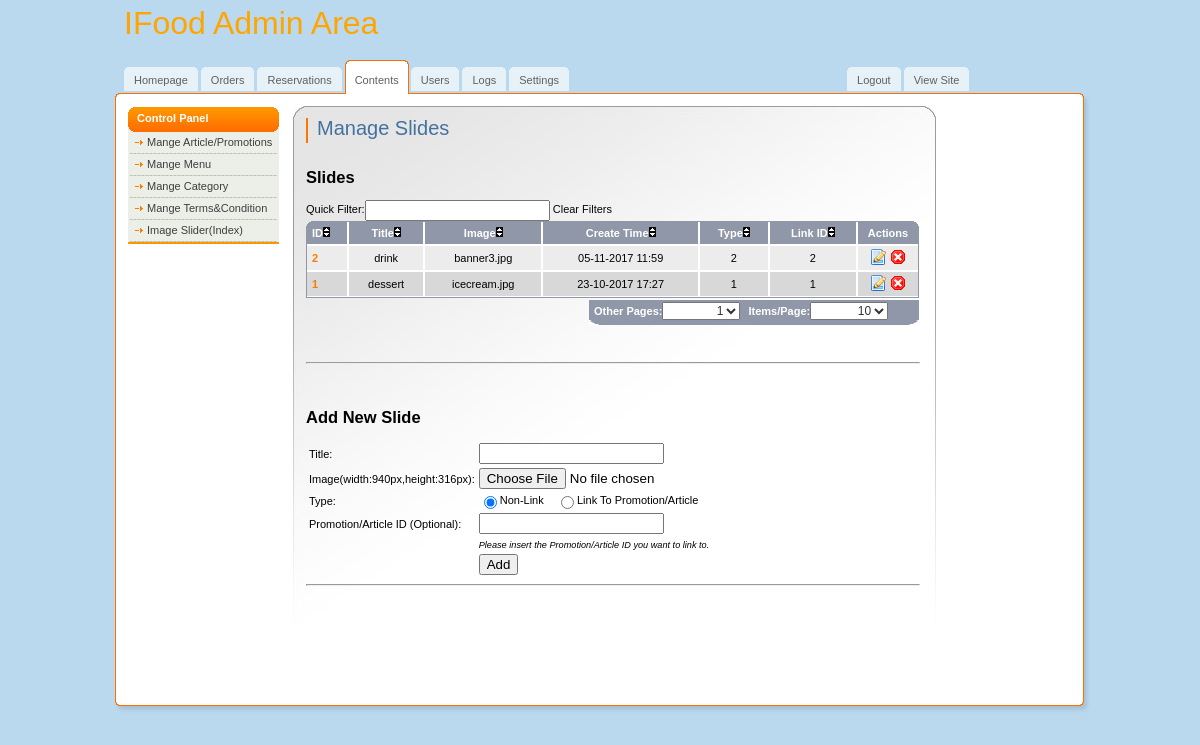
Screenshot of /admin/slider.php (signed in) with the database file from the repository.
### tables this page shows
CREATE TABLE `slide_show` (
  `id` int(11) NOT NULL AUTO_INCREMENT,
  `title` varchar(200) DEFAULT NULL,
  `image` varchar(100) DEFAULT NULL,
  `type` varchar(100) DEFAULT NULL,
  `link_id` int(11) DEFAULT NULL,
  `create_time` datetime DEFAULT NULL,
  PRIMARY KEY (`id`)
);

### admin/slider.php (the view, shortened to what this page needs)
<?php
if ($_SESSION['role']==3){
    header('Location: no_permission.php');
}else if(!isset($_SESSION['role'])){
    header('Location:login.php');
}else{
    include 'dbFunctions.php';
    require_once('paginator.class.php');
$queryNum = "SELECT COUNT(*) FROM slide_show";
$results = mysqli_query($link, $queryNum) or die(mysqli_error($link));
$num_rows=mysqli_fetch_row($results);
$pages = new Paginator;
$pages->items_total = $num_rows[0];
$pages->mid_range = 9;
$pages->paginate();
if($num_rows[0]==0){
$query = "SELECT * FROM slide_show  ORDER BY create_time DESC";
}else{
    $query = "SELECT * FROM slide_show  ORDER BY create_time DESC $pages->limit ";
}
$result = mysqli_query($link, $query) or die(mysqli_error($link));
?>
<!DOCTYPE html>
<html>
<head>
</head>
<body>
<div id="main">
	<div id="header">
		<a href="dashboard.php" class="logo" style="font-size:xx-large;color:orange;">IFood Admin Area</a>
		<ul id="top-navigation">
			<li><span><span><a href="dashboard.php">Homepage</a></span></span></li>
			<li><span><span><a href="orders.php">Orders</a></span></span></li>
			<li><span><span><a href="reservation.php">Reservations</a></span></span></li>
			<li class="active"><span><span>Contents</span></span></li>
			<li><span><span><a href="users.php">Users</a></span></span></li>
                        <li><span><span><a href="logs.php">Logs</a></span></span></li>
                        <li><span><span><a href="setting.php">Settings</a></span></span></li>
                        <li style="position:relative;left:275px;"><span><span><a href="../logOut.php">Logout</a></span></span></li>
                        <li style="position:relative;left:275px;;"><span><span><a href="../index.php">View Site</a></span></span></li>
		</ul>
	</div>
	<div id="middle">
		<div id="left-column">
			<h3>Control Panel</h3>
			<ul class="nav">
				<li><a href="contents.php">Mange Article/Promotions</a></li>
				<li><a href="menu.php">Mange Menu</a></li>
                                <li><a href="category.php">Mange Category</a></li>
                                <li><a href="terms.php">Mange Terms&amp;Condition</a></li>
				<li><a href="slider.php">Image Slider(Index)</a></li>
			</ul>
		</div>
		<div id="center-column">
			<div class="top-bar">
				<h1>Manage Slides</h1>
			</div><br /><br /><br />
                 <h2>Slides</h2>
                 <?php if($num_rows==0){
                     echo "No slides.";
                 }else{
?>             Quick Filter:<input type='text' id='quickfind'/>
                <a id='cleanfilters' href='#'>Clear Filters</a>
                                             <div class="table">
				<img src="img/bg-th-left.gif" width="8" height="7" alt="" class="left" />
				<img src="img/bg-th-right.gif" width="7" height="7" alt="" class="right" />
				<table class="listing table-autosort" id="tdfiltering" cellpadding="0" cellspacing="0">
                                    <thead>
					<tr>
						<th class="first table-sortable:numeric" width="30">ID<img src="../images/arrow.png" alt="Sortable"/></th>
						<th class="table-sortable:asc">Title<span></span><img src="../images/arrow.png" alt="Sortable"/></th>
						<th class="table-sortable:asc">Image<span></span><img src="../images/arrow.png" alt="Sortable"/></th>
						<th class="table-sortable:date">Create Time<span></span><img src="../images/arrow.png" alt="Sortable"/></th>
                                                <th class="table-sortable:asc">Type<span></span><img src="../images/arrow.png" alt="Sortable"/></th>
						<th class="table-sortable:numeric">Link ID<span></span><img src="../images/arrow.png" alt="Sortable"/></th>
                                                <th width="50" class="last">Actions</th>
					</tr>
                                        </thead>
                                             <?php $i=0;
                                                    while($row=mysqli_fetch_array($result)){
                                                        $id=$row['id'];
                          $title=$row['title'];
                          $img=$row['image'];
                          $type=$row['type'];
                          $ct=$row['create_time'];
                          $tt= date('d-m-Y H:i',strtotime($ct));
                          $link_id=$row['link_id'];
                          $i++;
                             if ($i%2==0){
                              echo "<tr>";
                          }else{
                              echo "<tr class='bg'>";
                          }
                      ?>
                                            <td class="first style1"><?php echo $id;?></td>
                          <td><?php echo $title;?></td>
                          <td><?php echo $img;?></td>
                          <td><?php echo $tt;?></td>
                          <td><?php echo $type;?></td>
                          <td><?php echo $link_id;?></td>
                          <td class="last">
                          <a href="updateForm.php?slider_id=<?php echo $id;?>"><img src="img/page_edit.png" width="16" height="16" alt="Edit" /></a>
                          <a href="deleteRecord.php?id=<?php echo $id;?>" onclick="return confirm('Are you sure you want to delete this slider?')" ><img src="img/cancel.png" width="16" height="16" alt="Delete" /></a>
                          </td>
				<?php echo "</tr>"; }?>
				</table>
				<div class="select">
					<strong>Other Pages: </strong>
					<?php echo $pages->display_jump_menu();?>
                                        <strong>Items/Page: </strong>
                                        <?php echo $pages->display_items_per_page();?>
                                </div>
			</div>
                 <?php } ?>
                 <hr />
                 <br /><br />
                        <h2>Add New Slide</h2>
       <form enctype="multipart/form-data" method="post" action="<?php echo htmlentities($_SERVER['PHP_SELF']); ?>" id="form" name="form">
           <table>
             <tr><td>Title:</td>
                 <td><input type ="text" name="title"/><i><span style="font-size: 10px; margin-left:10px;" id='form_title_errorloc' class="error_strings"></span></i></td>
             </tr>
                <tr>
                <td>Image(width:940px,height:316px): </td>
                <td><input name="image" type="file" /><i><span style="font-size: 10px; margin-left:10px;" id='form_file_errorloc' class="error_strings"></span></i></td>
                </tr>
                <tr>
                 <td>Type:</td>
                 <td><input type="radio" name="type" value="nonlink" checked />Non-Link &nbsp;&nbsp; <input type="radio" name="type" value="Link" />Link To Promotion/Article</td>
             </tr>
               <tr><td>Promotion/Article ID (Optional):</td><td><input type="text" name="link_id" /></td></tr>
               <tr><td></td><td><i><small>Please insert the Promotion/Article ID you want to link to.</small></i></td></tr>
            <tr><td></td><td><input type="submit" value ="Add"/></td>
             </tr>
         </table>
              </form>
                    <hr />
                    <br />
		 </div>
	</div>
	<div id="footer"></div>
</div>
</body>
</html>
<?php } ?>

### admin/css/all.css (style rules this page uses)
body { margin:0; padding:0; background:#BBD9EE; color:#000; font-family:tahoma,arial,sans-serif; font-size:11px; }
form { margin:0; padding:0 }
img { border:none; }
a { color:#060606;text-decoration: none }
input { vertical-align:middle }
#main { width:992px; margin:0 auto; }
#header { position:relative; width:992px; height:106px; background:url(../img/bg-header.gif) no-repeat left bottom; }
a.logo { position:absolute; top:5px; left:20px; }
#top-navigation { position:absolute; top:60px; left:20px; margin:0; padding:0; list-style:none; }
#top-navigation li { float:left; margin:0 3px 0 0; height:34px; background:url(../img/tab.gif) repeat-x top; }
#top-navigation li a { float:left; display:block; height:20px; line-height:19px; color:#606060; padding:4px 0 0 0; }
#top-navigation li span { float:left; background:url(../img/tab-left.gif) no-repeat left top; }
#top-navigation li span span { background:url(../img/tab-right.gif) no-repeat right top; padding:7px 10px 0 10px; }
#top-navigation li.active { padding:0; height:34px; background:url(../img/tab-active.gif) repeat-x top; margin-right:2px; }
#top-navigation li.active span { background:url(../img/tab-active-left.gif) no-repeat left top; height:34px; }
#top-navigation li.active span span { background:url(../img/tab-active-right.gif) no-repeat right top; height:23px; padding:11px 10px 0 10px; line-height:19px; color:#606060; }
#middle { float:left; width:967px; background:url(../img/bg-middle.gif) repeat-y left; padding:0 13px 0 12px; }
#left-column { float:left; padding:1px 14px 0 12px; width:151px; }
#center-column { float:left; width:614px; background:url(../img/bg-center-column.jpg) no-repeat left top; min-height:584px; padding:12px 16px 0 13px; }
#footer { float:left; width:100%; background:url(../img/bg-footer.gif) no-repeat; height:15px; }
#left-column a { color:#3E3E3E; }
#left-column h3 { font-size:11px; margin:0; color:#fff; background:url(../img/bg-left-header.gif) no-repeat left top; height:25px; line-height:23px; padding:0 0 0 9px; }
ul.nav { margin:0 0 11px 0; border-bottom:2px solid #FF9600; background:#ECEFE7; list-style:none; padding:0 2px; }
ul.nav li { padding:4px 4px 6px 5px; background:url(../img/bg-dotted.gif) repeat-x bottom; }
ul.nav a { padding:0 0 0 12px; background:url(../img/arrow.gif) no-repeat 0 4px; }
.top-bar { float:left; width:603px; border-left:2px solid #f70; padding:0 0 0 9px; margin:0 0 4px 0; }
.top-bar h1 { font:20px/21px verdana,sans-serif; color:#43729F; margin:0 0 4px 0; }
div.table { float:left; position:relative; width:614px; margin:0 0 37px 0; }
table.listing { border-bottom:1px solid #9097A9; width:613px; padding:0; margin:0; border:1px solid #9097A9; }
table.listing th { border-top:0 !important; }
div.table img.left { position:absolute; top:0; left:0; }
div.table img.right { position:absolute; top:0; right:1px; }
table.listing td, table.listing th { border:1px solid #fff; text-align:center; }
table.listing th { background:#9097A9; color:#fff; padding:5px; }
table.listing td { background:#D8D8D8; color:#000; padding:3px 5px; }
table.listing .bg td { background:#ECECEC; }
table.listing .first { border-left:0px solid #9097A9;text-align:left; }
table.listing .last { border-right:0px solid #9097A9; }
table.listing th.first { background:#9097A9 url(../img/bg-th-left.gif) no-repeat left top;border-left:0; }
table.listing th.last { background:#9097A9 url(../img/bg-th-right.gif) no-repeat right top;border-right:0; }
table.listing .style1 { font-weight:bold;color:#FF7A00; }
div.table .select { float:right; margin:2px 1px 0 0; width:330px; height:25px; background:#9097A9 url(../img/bg-select.png); color:#fff; }
div.table .select strong { float:left; padding:5px 0 0 5px; }

### rows the page displays
slide_show: id "2", title "drink", image "banner3.jpg", create_time "05-11-2017 11:59", type "2", link "2"
slide_show: id "1", title "dessert", image "icecream.jpg", create_time "23-10-2017 17:27", type "1", link "1"

### other values shown
form field value "1"
form field value "10"
